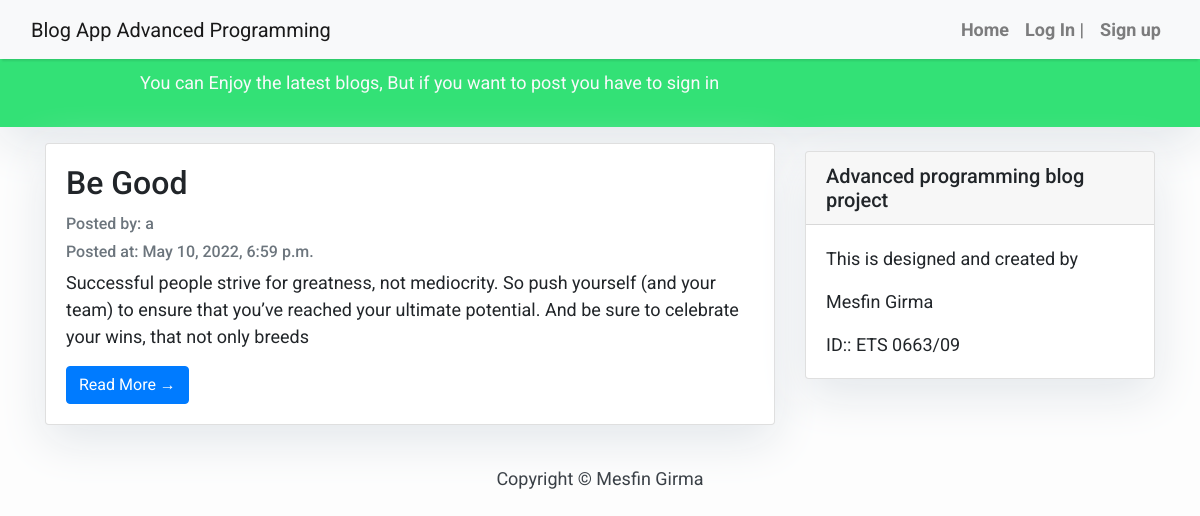
The page / on the database its author committed.
### blogApp/models.py (models this page shows, shortened)
class Post(models.Model):
    title = models.CharField(max_length=200, unique=True)
    slug = models.SlugField(max_length=200, unique=True)
    author = models.ForeignKey(User, on_delete= models.CASCADE,related_name='blog_posts')
    updated_on = models.DateTimeField(auto_now= True)
    content = models.TextField()
    created_on = models.DateTimeField(auto_now_add=True)
    status = models.IntegerField(choices=STATUS, default=0)
    class Meta:
        ordering = ['-created_on']

### blogApp/views.py (the view)
# urls.py: path('', views.PostList.as_view(), name='home'),
class PostList(generic.ListView):
    queryset = Post.objects.filter(status=1).order_by('-created_on')
    template_name = 'index.html'

### templates/index.html (shortened to what this page needs)
{% extends "base.html" %}
 {% block content %}
    <header class="masthead" >
            <div class="container ">
              <div class="row">
                <div class=" col-md-8 col-md-10 mx-auto">
                  <div class="site-heading">
                    {% if user.is_authenticated %}
                   <p class="text-light"> Dear {{ user.username }}! Enjoy the latest blogs</p>
                   <a  class="text-black" href="{% url 'post' %}">{{ user.username }}! Add Blogs</a>
                  {% else %}
                  <p class="text-light">You can Enjoy the latest blogs, But if you want to post you have to sign in
                  </p>
                  {% endif %}
                </div>
                    </div>
                  </div>
                </div>
              </header>
            <div class="container">
                <div class="row">
              <div class="col-md-8 mt-3 left">
                    {% for post in post_list %}
                <div class="card mb-4" >
                  <div class="card-body">
                    <h2 class="card-title">{{ post.title }}</h2>
                    <p class="card-text text-muted h6">Posted by: {{ post.author }} </p>
                    <p class="card-text text-muted h6">Posted at: {{ post.created_on}} </p>
                    <p class="card-text">{{post.content|slice:":200" }}</p>
                    <a href="{% url 'post_detail' post.slug  %}" class="btn btn-primary">Read More &rarr;</a>
                  </div>
                </div>
                {% endfor %}
            </div>
                {% block sidebar %}
                {% include 'sidebar.html' %}
                {% endblock sidebar %}
            </div>
        </div>
{%endblock%}

### templates/base.html (shortened to what this page needs)
<!DOCTYPE html>
<html>
  <head>
    <link
      rel="stylesheet"
      href="https://maxcdn.bootstrapcdn.com/bootstrap/4.0.0/css/bootstrap.min.css"
    />
  </head>
  <body>
    <nav class="navbar navbar-expand-lg navbar-light bg-light shadow" id="mainNav">
      <div class="container-fluid">
        <a class="navbar-brand" href="{% url 'home' %}" >Blog App Advanced Programming</a>
        <div class="collapse navbar-collapse" id="navbarResponsive">
          <ul class="navbar-nav ml-auto">
            {% if user.is_authenticated %}
            <li class="nav-item text-black">
              <a class="nav-link text-black font-weight-bold" href="{% url 'home' %}">Home </a>
            </li>
            <li class="nav-item text-black">
              <a class="nav-link text-black font-weight-bold" href="{% url 'post' %}">Add Blog </a>
            </li>
            <li class="nav-item text-black">
              <a
              class="nav-link text-black font-weight-bold"
              href="#"
              >      Hi {{ user.username }}!</a
            >
            </li>
            <li class="nav-item text-black">
              <a  class="nav-link text-black font-weight-bold" href="{% url 'logout' %}">Log Out</a>
            </li>
            {% else %}
            <li class="nav-item text-black">
              <a class="nav-link text-black font-weight-bold" href="{% url 'home' %}">Home </a>
            </li>
            <li class="nav-item text-black">
              <a class="nav-link text-black font-weight-bold"  href="{% url 'login' %}">Log In |</a>
            </li>
            <li class="nav-item text-black">
              <a class="nav-link text-black font-weight-bold"  href="{% url 'signup' %}">Sign up</a>
            </li>
            {% endif %}
          </ul>
        </div>
      </div>
    </nav>
            {% block content %}{% endblock content %}
    <footer class="py-3 bg-grey">
              <p class="m-0 text-dark text-center ">Copyright &copy; Mesfin Girma</p>
    </footer>
  </body>
</html>

### templates/sidebar.html (shortened to what this page needs)
{% block sidebar %}
<div class="col-md-4 float-right ">
<div class="card my-4">
        <h5 class="card-header">Advanced programming blog project</h5>
    <div class="card-body">
        <p class="card-text"> This is designed and created by </p>
        <p class="card-text">  Mesfin Girma</p>
        <p class="card-text">  ID:: ETS 0663/09</p>
    </div>
</div>
</div>
{% endblock sidebar %}

### templates/base.html (style rules this page uses)
body { font-family: "Roboto", sans-serif; font-size: 17px; background-color: #fdfdfd; }
.shadow { box-shadow: 0 4px 2px -2px rgba(0,0,0,0.1); }
.masthead { background:#33e176; height: auto; padding-bottom: 15px; box-shadow: 0 16px 48px #E3E7EB; padding-top: 10px; }

### templates/index.html (style rules this page uses)
body { font-family: "Roboto", sans-serif; font-size: 18px; background-color: #fdfdfd; }
.card { box-shadow: 0 16px 48px #E3E7EB; }

### templates/sidebar.html (style rules this page uses)
.card { box-shadow: 0 16px 48px #E3E7EB; }

### rows shown on the page
Post: title "Be Good", author "a", created_on "May 10, 2022, 6:59 p.m.", content "Successful people strive for greatness, not mediocrity. So push yourself (and your team) to ensure that you’ve reached your ultimate potential. And be sure to celebrate your wins, that not only breeds"
